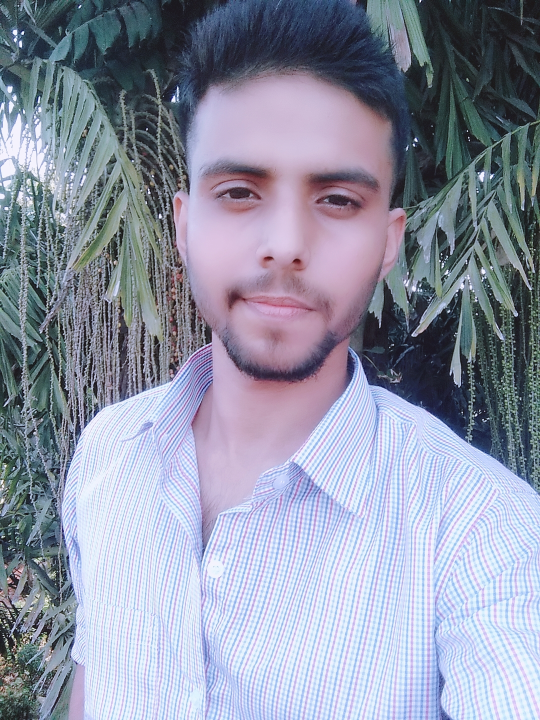
#> input picture AMS/uploads/new.jpg, 1080 x 1440 px, found by its file name (shown at 1/2 size)
$ python test.py
#> lines starting #> are read from the running program, lines starting #| are printed output that depends on the picture
### AMS/faceDetection.py
import cv2
import numpy as np
import os

def faceDetection(test_img):
    gray_img=cv2.cvtColor(test_img,cv2.COLOR_BGR2GRAY)
    face_haar_cascade=cv2.CascadeClassifier('C:/Users/rkg10/openCVfaceRecog/HaarCascade/haarcascade_frontalface_default.xml')
    faces=face_haar_cascade.detectMultiScale(gray_img,scaleFactor=1.32,minNeighbors=5)

    return faces,gray_img

def labels_for_training_data(directory):
    faces=[]
    faceID=[]
    for path,subdirnames,filenames in os.walk(directory):
        for filename in filenames:
            if filename.startswith("."):
                print("Skiped: ")
                continue
            id=os.path.basename(path)
            img_path=os.path.join(path,filename)
            test_img=cv2.imread(img_path)
            if test_img is None:
                print("Not loaded image")
                continue
            # [7 lines of commented-out code are left out]
            gray = cv2.cvtColor(test_img, cv2.COLOR_BGR2GRAY)
            faces.append(gray)
            faceID.append(int(id))
    return faces,faceID

def train_classifier(faces,faceID):
    face_recognizer=cv2.face.LBPHFaceRecognizer_create()
    face_recognizer.train(faces,np.array(faceID))
    return face_recognizer

def draw_rect(test_img,face):
    (x,y,w,h)=face
    cv2.rectangle(test_img,(x,y),(x+w,y+h),(255,0,0),thickness=5)

def put_text(test_img,text,x,y):
    cv2.putText(test_img,text,(x,y),cv2.FONT_HERSHEY_DUPLEX,5,(255,0,0),6)

### AMS/test.py
import cv2
import os
import numpy as np
import faceDetection as fr

test_img=cv2.imread('C:/xampp/htdocs/AMS/uploads/new.jpg')
#> test_img is the input picture: shape (1440, 1080, 3); mean B, G, R 166.1, 147.7, 143
faces_detected,gray_img=fr.faceDetection(test_img)
#> in faceDetection, `gray_img=cv2.cvtColor(test_img,cv2.COLOR_BGR2GRAY)`:
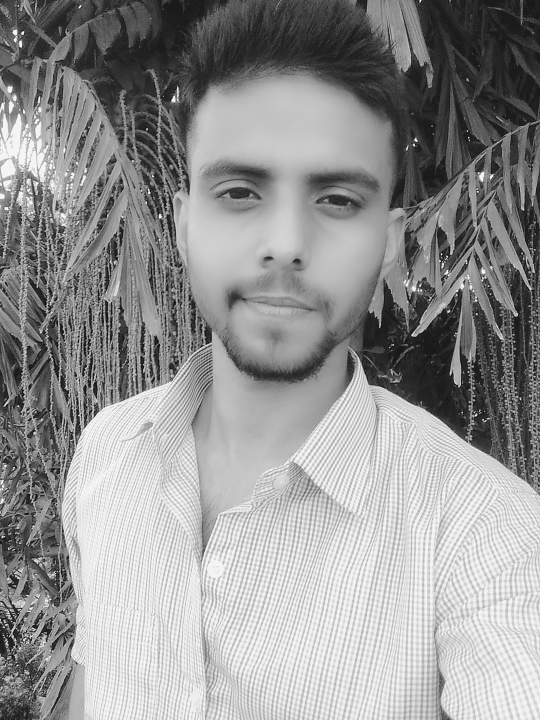
#> gray_img: shape (1440, 1080) (shown at 1/2 size); min 19, max 246, mean 148.3
#> in faceDetection, `faces=face_haar_cascade.detectMultiScale(gray_img,scaleFactor=1.32,min..`: faces = [[286, 170, 565, 565]]
#> faces_detected = [[286, 170, 565, 565]]
#print("faces_detected:",faces_detected)

name={1551229:'gaurav',1551226:'ritik',1551223:'SD'}

faces,faceID=fr.labels_for_training_data('C:/xampp/htdocs/AMS/dataset')

face_recognizer=fr.train_classifier(faces,faceID)
face_recognizer.write('trainingData.yml')
#use this to load training data for subsequent runs
#face_recognizer=cv2.face.LBPHFaceRecognizer_create()
#face_recognizer.read('trainedData.yml')

for face in faces_detected:
    (x,y,w,h)=face
    roi_gray=gray_img[y:y+h,x:x+h]
    label,confidence=face_recognizer.predict(roi_gray)#predicting the label of given image
    #fr.draw_rect(test_img,face)
    #predicted_name=name[label]
    #fr.put_text(test_img,predicted_name,x,y)
    print(label)
#> this loop made 1 pass
#> pass 1, `roi_gray=gray_img[y:y+h,x:x+h]`:
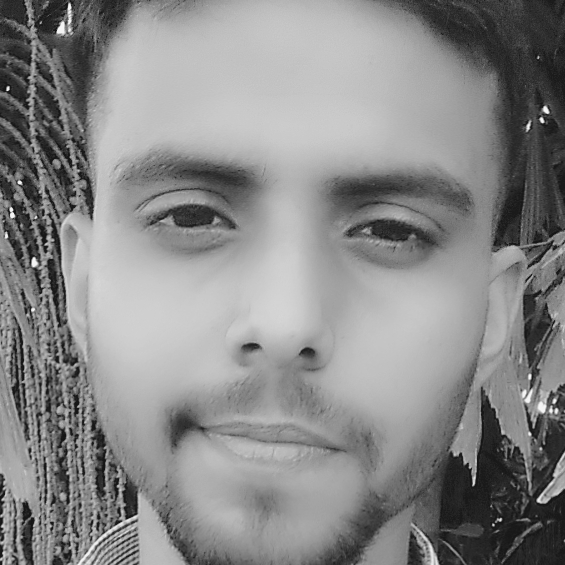
#> roi_gray: shape (565, 565); min 19, max 246, mean 137

#resized_img=cv2.resize(test_img,(500,500))
#cv2.imshow("face dtecetion tutorial",resized_img)
#cv2.waitKey(0)#Waits indefinitely until a key is pressed
cv2.destroyAllWindows
